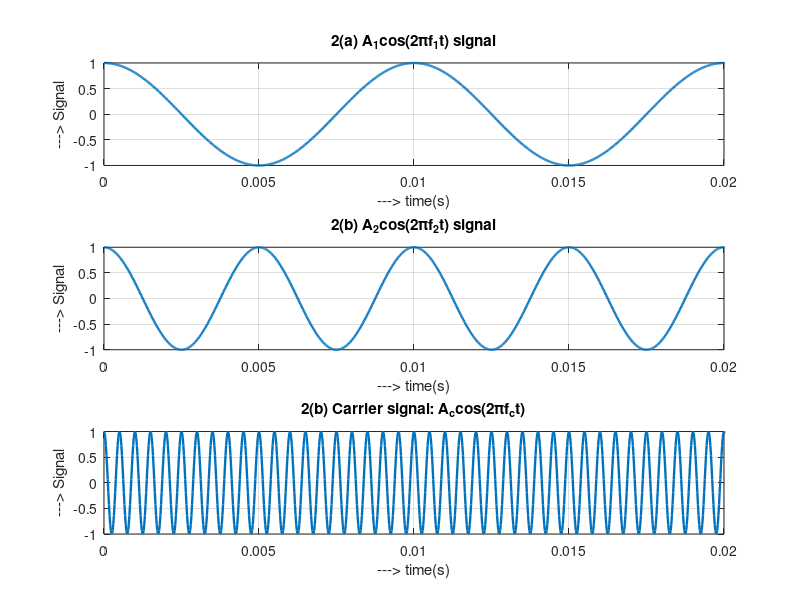

Write the MATLAB code that produced this figure.
close all; clear; clc;

Ac = 1; A1 = 1; A2 = 1;
f1 = 100;   f2 = 200;
fc = 2000;  df = 1;
fs = 50000;                 %Sampling Frequency
t = [0:fs-1]*1/fs;          %Time vector

m1 = A1*cos(2*pi*f1*t);
m2 = A2*cos(2*pi*f2*t);
m_t = m1 + m2;
c_t = Ac*cos(2*pi*fc*t);

%<====== 2(a) ======>
subplot(3, 1, 1);           %Plot the signals
plot(t, m1, 'LineWidth', 1.7);
xlabel('---> time(s)');    ylabel('---> Signal');
title('2(a) A_1cos(2\pif_1t) signal');
xlim([0 0.02]);
grid on;

%<====== 2(b) ======>
subplot(3, 1, 2);
plot(t, m2,'LineWidth', 1.7);
xlabel('---> time(s)');    ylabel('---> Signal');
title('2(b) A_2cos(2\pif_2t) signal');
xlim([0 0.02]);
grid on;

subplot(3, 1, 3);
plot(t, c_t,'LineWidth', 1.7);
xlabel('---> time(s)');    ylabel('---> Signal');
title('2(b) Carrier signal: A_ccos(2\pif_ct)');
xlim([0 0.02]);
grid on;

